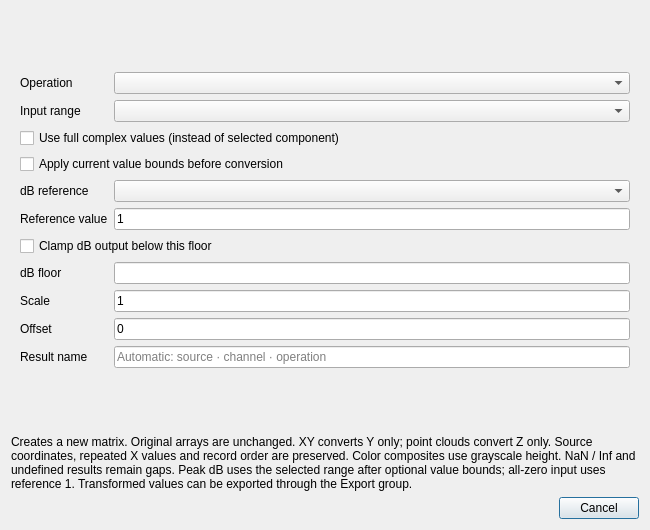
<?xml version="1.0" encoding="UTF-8"?>
<ui version="4.0">
 <class>DataConversionDialog</class>
 <widget class="QDialog" name="DataConversionDialog">
  <property name="windowTitle">
   <string>Data conversion</string>
  </property>
  <property name="geometry">
   <rect>
    <x>0</x>
    <y>0</y>
    <width>650</width>
    <height>530</height>
   </rect>
  </property>
  <layout class="QVBoxLayout" name="form_layout">
   <item>
    <widget class="QLabel" name="form_source">
     <property name="wordWrap">
      <bool>true</bool>
     </property>
    </widget>
   </item>
   <item>
    <widget class="QWidget" name="settings" native="true">
     <layout class="QFormLayout" name="form">
      <item row="0" column="0">
       <widget class="QLabel" name="form_operation_2_label">
        <property name="text">
         <string>Operation</string>
        </property>
        <property name="buddy">
         <cstring>operation</cstring>
        </property>
       </widget>
      </item>
      <item row="0" column="1">
       <widget class="NoWheelComboBox" name="operation" />
      </item>
      <item row="1" column="0">
       <widget class="QLabel" name="form_input_range_label">
        <property name="text">
         <string>Input range</string>
        </property>
        <property name="buddy">
         <cstring>range_selector</cstring>
        </property>
       </widget>
      </item>
      <item row="1" column="1">
       <widget class="NoWheelComboBox" name="range_selector" />
      </item>
      <item row="2" column="0" colspan="2">
       <widget class="QCheckBox" name="full_complex">
        <property name="text">
         <string>Use full complex values (instead of selected component)</string>
        </property>
        <property name="toolTip">
         <string>Full complex input offers amplitude dB, magnitude and scale/offset. Uncheck to convert the displayed real channel.</string>
        </property>
       </widget>
      </item>
      <item row="3" column="0" colspan="2">
       <widget class="QCheckBox" name="bounds">
        <property name="text">
         <string>Apply current value bounds before conversion</string>
        </property>
       </widget>
      </item>
      <item row="4" column="0">
       <widget class="QLabel" name="form_db_reference_label">
        <property name="text">
         <string>dB reference</string>
        </property>
        <property name="buddy">
         <cstring>reference_mode</cstring>
        </property>
       </widget>
      </item>
      <item row="4" column="1">
       <widget class="NoWheelComboBox" name="reference_mode" />
      </item>
      <item row="5" column="0">
       <widget class="QLabel" name="form_reference_value_label">
        <property name="text">
         <string>Reference value</string>
        </property>
        <property name="buddy">
         <cstring>reference</cstring>
        </property>
       </widget>
      </item>
      <item row="5" column="1">
       <widget class="QLineEdit" name="reference">
        <property name="text">
         <string>1</string>
        </property>
        <property name="toolTip">
         <string>Reference amplitude or power in the same units as the input; must be positive.</string>
        </property>
       </widget>
      </item>
      <item row="6" column="0" colspan="2">
       <widget class="QCheckBox" name="use_floor">
        <property name="text">
         <string>Clamp dB output below this floor</string>
        </property>
       </widget>
      </item>
      <item row="7" column="0">
       <widget class="QLabel" name="form_db_floor_label">
        <property name="text">
         <string>dB floor</string>
        </property>
        <property name="buddy">
         <cstring>floor</cstring>
        </property>
       </widget>
      </item>
      <item row="7" column="1">
       <widget class="QLineEdit" name="floor" />
      </item>
      <item row="8" column="0">
       <widget class="QLabel" name="form_scale_label">
        <property name="text">
         <string>Scale</string>
        </property>
        <property name="buddy">
         <cstring>gain</cstring>
        </property>
       </widget>
      </item>
      <item row="8" column="1">
       <widget class="QLineEdit" name="gain">
        <property name="text">
         <string>1</string>
        </property>
       </widget>
      </item>
      <item row="9" column="0">
       <widget class="QLabel" name="form_offset_2_label">
        <property name="text">
         <string>Offset</string>
        </property>
        <property name="buddy">
         <cstring>offset</cstring>
        </property>
       </widget>
      </item>
      <item row="9" column="1">
       <widget class="QLineEdit" name="offset">
        <property name="text">
         <string>0</string>
        </property>
       </widget>
      </item>
      <item row="10" column="0">
       <widget class="QLabel" name="form_result_name_2_label">
        <property name="text">
         <string>Result name</string>
        </property>
        <property name="buddy">
         <cstring>result_name</cstring>
        </property>
       </widget>
      </item>
      <item row="10" column="1">
       <widget class="QLineEdit" name="result_name">
        <property name="placeholderText">
         <string>Automatic: source · channel · operation</string>
        </property>
       </widget>
      </item>
     </layout>
    </widget>
   </item>
   <item>
    <widget class="QLabel" name="formula">
     <property name="wordWrap">
      <bool>true</bool>
     </property>
    </widget>
   </item>
   <item>
    <widget class="QLabel" name="form_note">
     <property name="text">
      <string>Creates a new matrix. Original arrays are unchanged. XY converts Y only; point clouds convert Z only. Source coordinates, repeated X values and record order are preserved. Color composites use grayscale height. NaN / Inf and undefined results remain gaps. Peak dB uses the selected range after optional value bounds; all-zero input uses reference 1. Transformed values can be exported through the Export group.</string>
     </property>
     <property name="wordWrap">
      <bool>true</bool>
     </property>
    </widget>
   </item>
   <item>
    <widget class="QDialogButtonBox" name="buttons">
     <property name="standardButtons">
      <set>QDialogButtonBox::Cancel</set>
     </property>
    </widget>
   </item>
  </layout>
 </widget>
 <customwidgets>
  <customwidget>
   <class>NoWheelComboBox</class>
   <extends>QComboBox</extends>
   <header>utils.qt_widgets</header>
  </customwidget>
 </customwidgets>
 <resources />
 <connections />
</ui>
